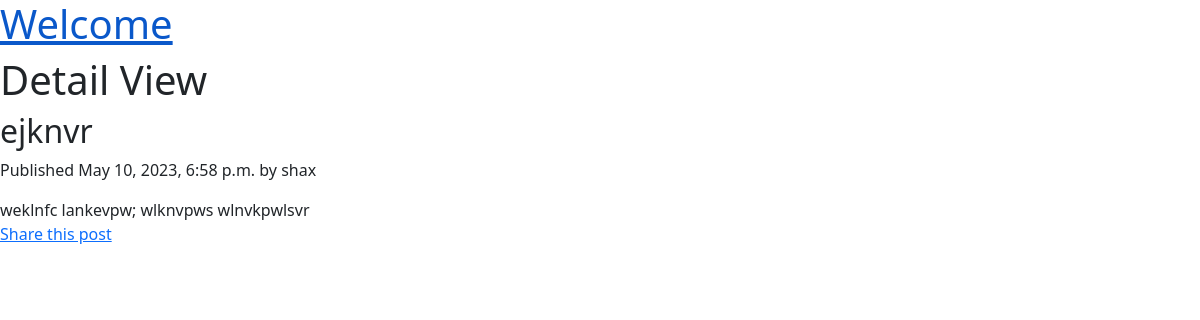
Page /2023/5/10/ejknvr/ on the committed database.
### blog/models.py (models this page shows, shortened)
class Post(models.Model):
    class Status(models.TextChoices):
        DRAFT = 'DF', 'Draft'
        PUBLISHED = 'PB', 'Published'
    title = models.CharField(max_length=200)
    slug = models.SlugField(max_length=200, unique_for_date='publish')
    author = models.ForeignKey(User, on_delete=models.CASCADE,
                               related_name='blog_posts')
    body = models.TextField()
    publish = models.DateTimeField(default=timezone.now)
    created = models.DateTimeField(auto_now_add=True)
    updated = models.DateTimeField(auto_now=True)
    status = models.CharField(max_length=2,
                              choices=Status.choices,
                              default=Status.DRAFT)
    objects = models.Manager()  # defoult manager
    published = PuplishedManager()  # custom manager
    class Meta:
        ordering = ['-publish']
        indexes = [
            models.Index(fields=['-publish']),
        ]

### blog/views.py (the view)
# urls.py: path('<int:year>/<int:month>/<int:day>/<slug:post>/', post_detail, name='post_detail'),
def post_detail(request, year, month, day, post):
    post = get_object_or_404(Post, status=Post.Status.PUBLISHED,
                             slug=post,
                             publish__year=year,
                             publish__month=month,
                             publish__day=day)
    return render(request, 'blog/post/detail.html', {'post': post})

### templates/blog/post/detail.html (shortened to what this page needs)
{% extends "blog/base.html"%}
{% block content%}
<h1> Detail View </h1>
        <h2>
            {{post.title}}
        </h2>
        <p>
            Published {{post.publish}} by {{post.author}}
        </p>
        {{post.body}}
 <p>
     <a href="{% url 'blog:post_share' post.id %}">
     Share this post
 </a>
 </p>
{% endblock %}

### rows in the picture
Post: title "ejknvr", publish "May 10, 2023, 6:58 p.m.", author "shax", body "weklnfc lankevpw; wlknvpws wlnvkpwlsvr"
